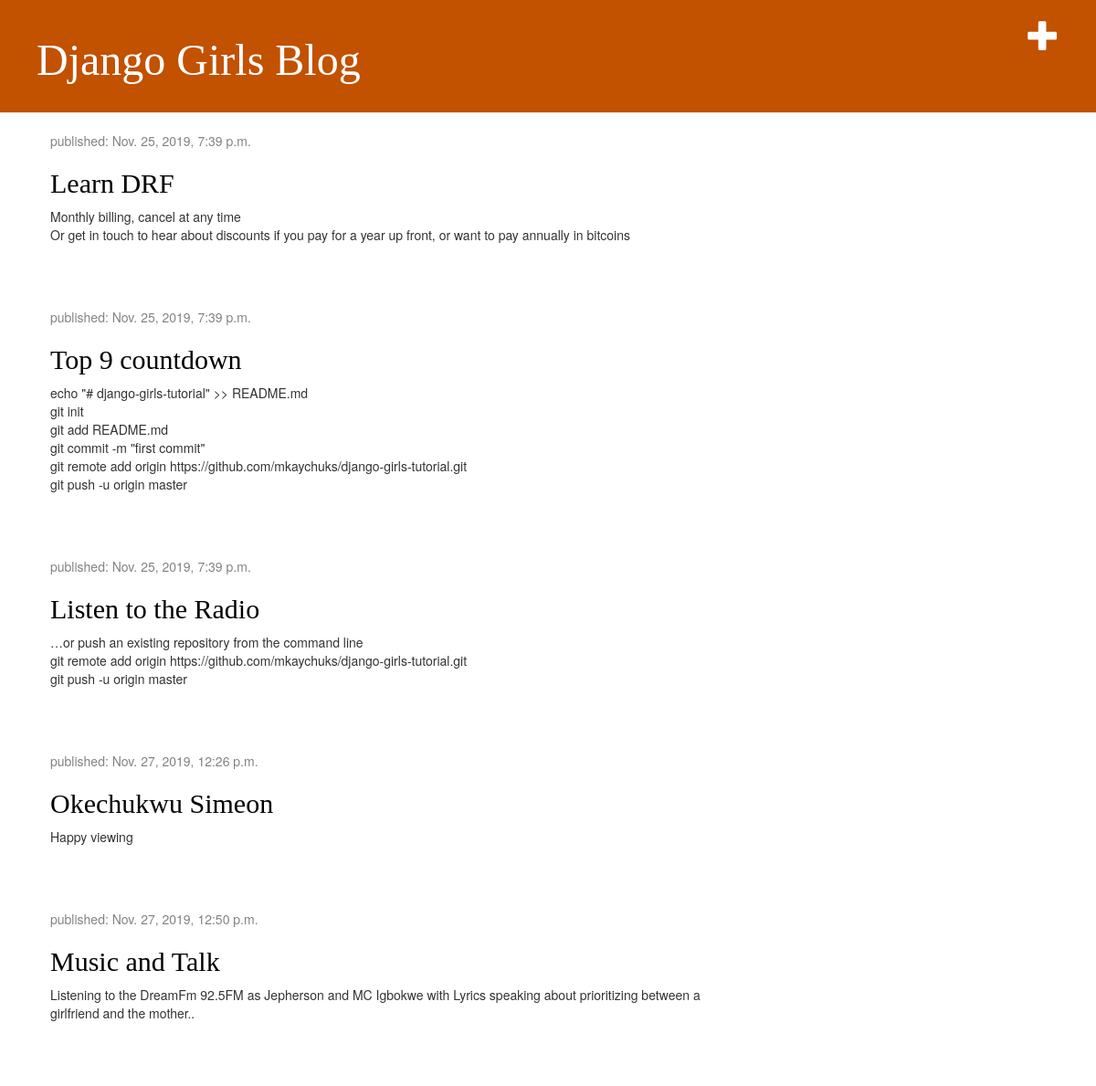
The app's page / (signed in) with its own data.
### blog/models.py (models this page shows, shortened)
class Post(models.Model):
    author = models.ForeignKey(
        settings.AUTH_USER_MODEL, on_delete=models.CASCADE
    )
    title = models.CharField(max_length=200)
    text = models.TextField()
    created_on = models.DateTimeField(default=timezone.now)
    published_date = models.DateTimeField(blank=True, null=True)

### blog/views.py (the view)
# urls.py: path('', views.post_list, name='post_list'),
def post_list(request):
    posts = Post.objects.filter(
        published_date__lte=timezone.now()
    ).order_by('published_date') # first filters the posts using the negative published_date
    context = {
        'posts': posts
    }
    template_name = 'blog/post_list.html'
    return render(request, template_name, context)

### blog/templates/blog/post_list.html
{% extends 'blog/base.html' %}
{% block content %}
    {% for post in posts %}
        <div class="post">
            <div class="date">
                <p>published: {{ post.published_date }}</p>
            </div>
            <h2><a href="{%	url 'post_detail' pk=post.pk %}">{{ post.title }}</a></h2>
            <p>{{ post.text|linebreaksbr }}</p>
        </div>
    {% endfor %}
{% endblock content %}

### blog/static/css/blog.css (style rules this page uses)
h1, h2, h3, h4 { font-family: 'Lobster', cursive; }
.date { color: #828282; }
.post { margin-bottom: 70px; }
.post h2 a, .post h2 a:visited { color: #000000; }

### records on screen
Post: published_date "Nov. 25, 2019, 7:39 p.m.", title "Learn DRF", text "Monthly billing, cancel at any time Or get in touch to hear about discounts if you pay for a year up front, or want to pay annually in bitcoins"
Post: published_date "Nov. 25, 2019, 7:39 p.m.", title "Top 9 countdown", text "echo \"# django-girls-tutorial\" >> README.md git init git add README.md git commit -m \"first commit\" git remote add origin https://github.com/mkaychuks/django-girls-tutorial.git git push -u origin master"
Post: published_date "Nov. 25, 2019, 7:39 p.m.", title "Listen to the Radio", text "…or push an existing repository from the command line git remote add origin https://github.com/mkaychuks/django-girls-tutorial.git git push -u origin master"
Post: published_date "Nov. 27, 2019, 12:26 p.m.", title "Okechukwu Simeon", text "Happy viewing"
Post: published_date "Nov. 27, 2019, 12:50 p.m.", title "Music and Talk", text "Listening to the DreamFm 92.5FM as Jepherson and MC Igbokwe with Lyrics speaking about prioritizing between a girlfriend and the mother.."
